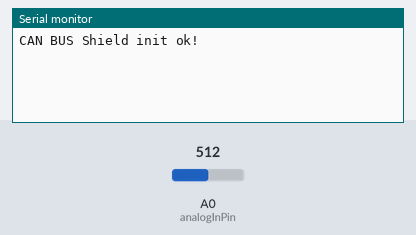
Simulated run of this sketch. Board: Arduino Uno, built with avr-gcc and run on an emulated ATmega328P. On the bench: the last lines printed to the serial monitor. The test bench sets the inputs (shaded band); at power-on: A0 (analogInPin) = 512.

Above: at 1.2 s.
1.3 s: A0 (analogInPin) set to 0
At 1.9 s:
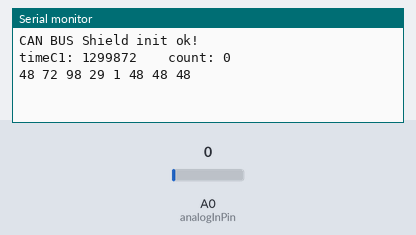
2.8 s: A0 (analogInPin) set to 1023
At 4.2 s:
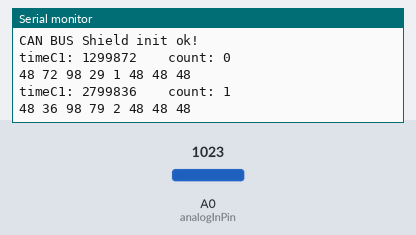

The sketch:

arduinoSenderOnePacket.ino
```cpp
// demo: CAN-BUS Shield, send data
#include <mcp_can.h>
#include <SPI.h>

// the cs pin of the version after v1.1 is default to D9
// v0.9b and v1.0 is default D10
const int SPI_CS_PIN = 9;
MCP_CAN CAN(SPI_CS_PIN); // Set CS pin
const int analogInPin = A0;
int sensorValue = 0;

String clock1;
String clock23;
int change = 1023;

// receive variable
char rece;

//counter buffer
byte digital[20];
int dIndex;

//counter
unsigned long timeC1;
unsigned long timeC2;
unsigned long timeC3;
// for high frequency

// 1000000 = 1s
// 1hz = 500000
int hz = 10;
int elapsedCounter = 0;
int period = 1;
//packet
unsigned char packet[8] = {};
int pIndex;

//for loop variable
int i;

// for split variable
unsigned long tmp;

int len=0;
//String id = "0x01";
int messageCount = 0;

// test overflow
int test = 0;

void putClockIntoPacket(int sensorValue,long timeC,int id,int mCount){
    tmp = timeC;

	// clear packet into 00 avoid counter overflow.
	for(i=0;i<8;i++){
		packet[i] = '00';
	}

    // timeC1 is split into digital(0-9) assigned to digital
    for(i=0;tmp>0;i++){
      digital[i] = tmp%100;
      //Serial.println(digital[dIndex]);
      tmp = tmp/100;

    }

    //reverse timeC1buffer? or master receive and reverse? (master reverse)
    dIndex = 0;

    // just print timeC1 part of digital

    while(digital[dIndex]<100){
      //Serial.println(digital[dIndex]);
      dIndex++;
    }

    dIndex=0;
    while(digital[dIndex]<100){
        packet[dIndex+1] = digital[dIndex];
        // change next message
        dIndex++;

    }


    for(i=0;i<8;i++){
       Serial.print(packet[i]);
       Serial.print(" ");
    }
    Serial.println("");

    if (sensorValue<10 and sensorValue>=0){
        packet[0]=100;
        //packet[dIndex+1] = 255;
    }else if(sensorValue>1000){
        packet[0]=101;
        //packet[dIndex+1] = 255;
    }else{
        packet[0]=102;
        //packet[dIndex+1] = 255;
    }
    packet[dIndex+1] = 255;
    packet[dIndex+2] = mCount;
    /*
    for(i=0;i<8;i++){
       Serial.print(packet[i]);
       Serial.print(" ");
    }
    Serial.println("");

    Serial.print(" analog value ");
    Serial.println(sensorValue);
    */
    //CAN.sendMsgBuf(INT8U id, INT8U extend frame, INT8U length, data_content);
    //ACM3 = id 10, ACM1 = id11, ACM2 = id18
    CAN.sendMsgBuf(0x18  ,0,8,packet);

    //delay(1000);
}

void setup()
{
    Serial.begin(115200);

    while (CAN_OK != CAN.begin(CAN_500KBPS))              // init can bus : baudrate = 500k
    {
        Serial.println("CAN BUS Shield init fail");
        Serial.println(" Init CAN BUS Shield again");
        delay(100);
    }
    Serial.println("CAN BUS Shield init ok!");

}


void loop(){
    int masterId = 0;
    int len = sizeof(digital);
    unsigned char reclen = 0;
    unsigned char buf[8];
    // initialize digital is 14 because
    // timeC1 will be split into digital(0-9)
    // assigned to digital and digital is not used part is 14.
    // digital 14 represents 0e in master
    // digital 13 represents 0d in master
    // digital 12 represents 0c in master
    // digital 11 represents 0b in master
    // digital 10 represents 0a in master
    // digital 09 represents 09 in master


    // initial digital, choose 150 as control variable in putClockIntoPacket.
    for (i=0;i<len-1;i++){
      digital[i] = 150;
      //Serial.println(digital[i]);
    }

    sensorValue = analogRead(analogInPin);
    //Serial.println(sensorValue);
    if(sensorValue != change and (sensorValue == 0 or sensorValue ==1023) ){


        timeC1 = micros();
        //timeC1 = timeC1 + 4280000000;
        Serial.print("timeC1: ");
        Serial.print(timeC1);
        Serial.print("    count: ");
        Serial.println(messageCount);
        putClockIntoPacket(sensorValue,timeC1,0x03,messageCount);
        //timeC1=1046100012; //maximum length of long vaiable is 10 digital

        change = sensorValue;
		    messageCount = (messageCount+1)%100;
		    //delay(500);

    }

    // receive data from master
    if(CAN_MSGAVAIL == CAN.checkReceive()){

        CAN.readMsgBuf(&reclen, buf);    // read data,  len: data length, buf: data buf

        //Serial.println("get message");
        unsigned int canId = CAN.getCanId();
        if (canId == masterId){
            timeC2 = micros();
            Serial.print("timeC2: ");
            Serial.println(timeC2);
            Serial.println("master id is gooooooood");
            packet[0]=102;
            putClockIntoPacket(-1,timeC2,0x04,0);
            messageCount = 0;
        }


    }


}

/*********************************************************************************************************
  END FILE
*********************************************************************************************************/
```

Measured:
- after the input at 1.3 s, the serial monitor: prints a new line at once (image 1)
- after the input at 2.8 s, the serial monitor: prints a new line at once (image 2)
